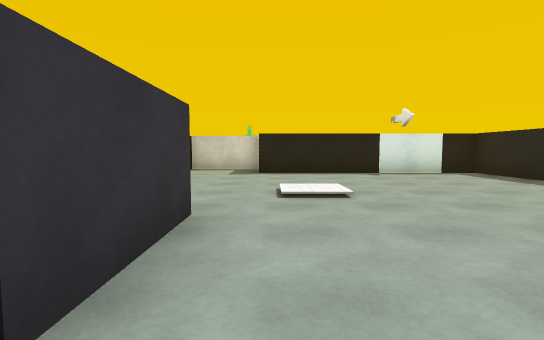
View 1 (above)

13 first-person views from a walk through a 3-D level made in the Unity game engine. The camera is 1.2 m above the floor, tilts 4° down and sees 85° across. The floor is counted in squares, 2 m on a side. Each view is taken from the middle of a square. On the plan, view 1 faces up. The plan holds only what a view shows up to about 9 squares ahead; the rest is blank. The place goes on beyond the plan. The player is left out. Some animated figures are not drawn. Surface patterns are stand-ins for the level's own textures.

View 2
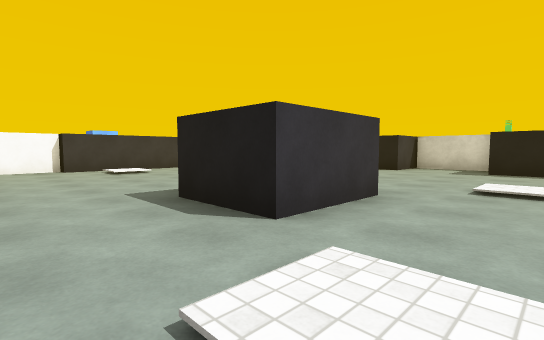

View 3
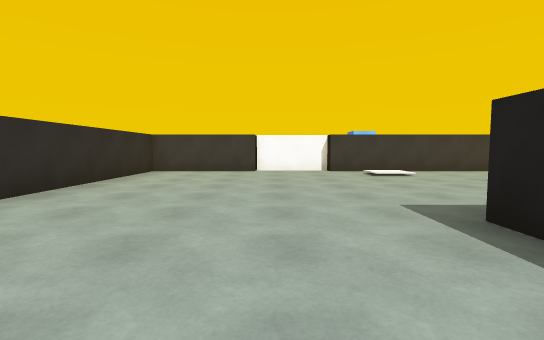

View 4
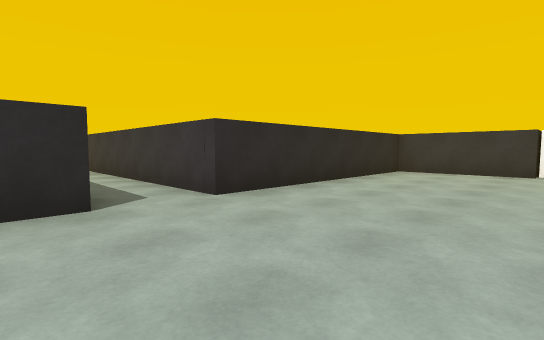

View 5
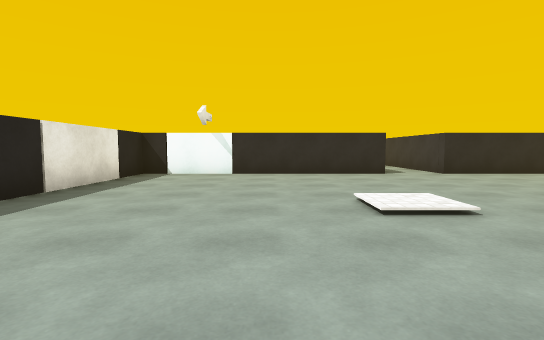

View 6
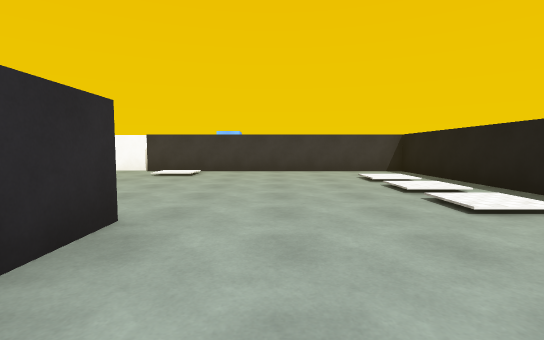

View 7
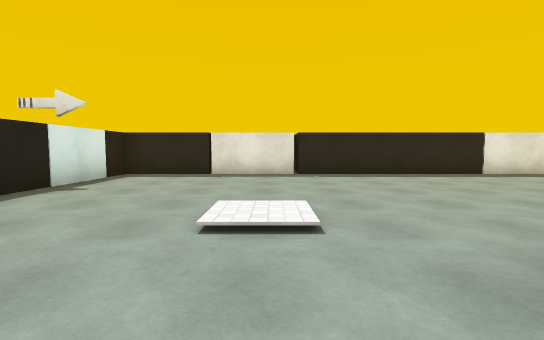

View 8
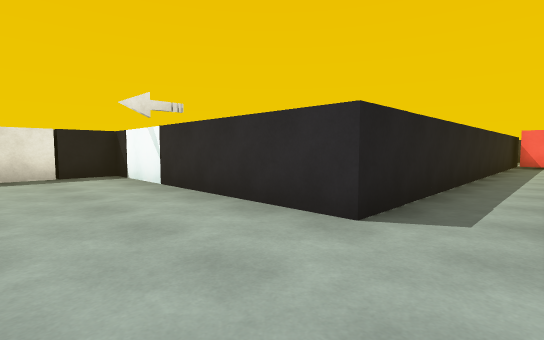

View 9
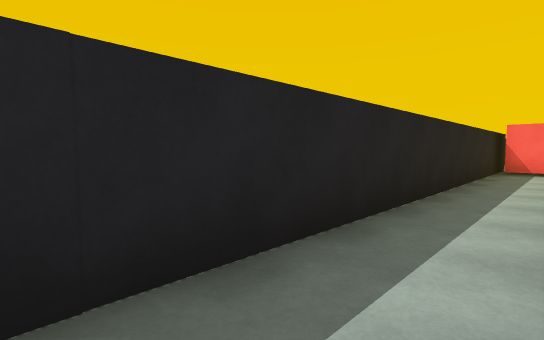

View 10
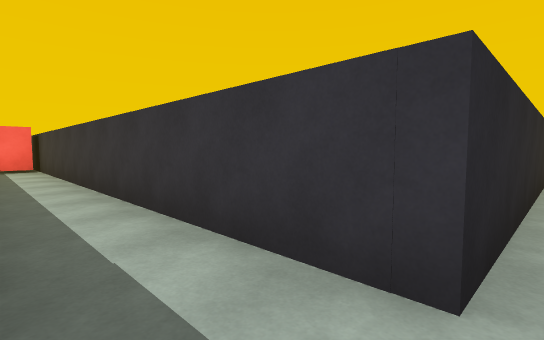

View 11
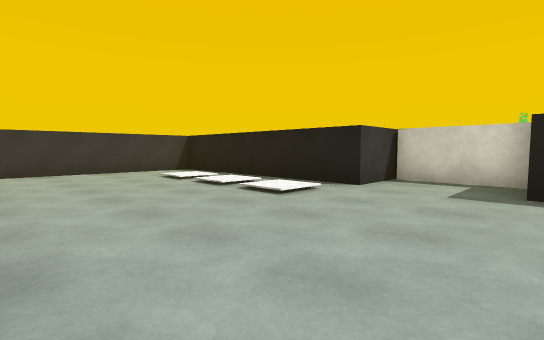

View 12
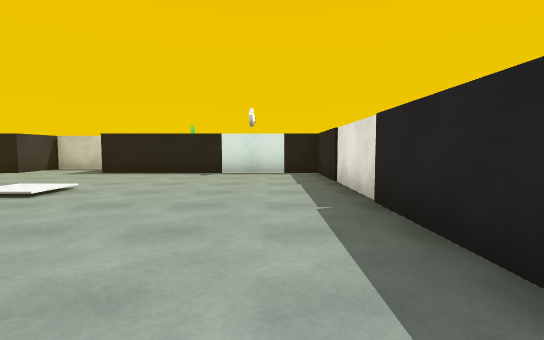

View 13
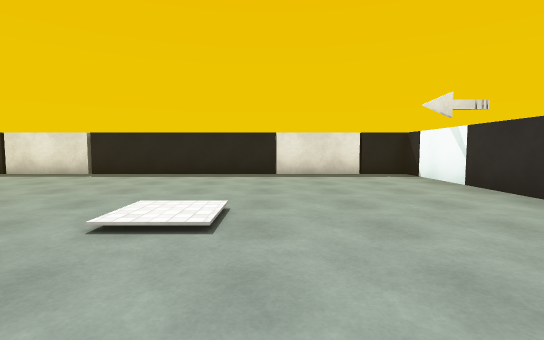

### Floor plan
Key: @ floor where view 1 was taken; # wall or solid block; . floor; / step, stairs or slope; O other object.
Columns run from 9 left of view 1 to 6 right of it. Each row starts with its distance up from view 1.
  9       ####
  8  ######..###OO##
  7  #.............#
  6  #.////........#
  5  #.............#
  4  #.......//....#
  3  #.............#
  2  #/....##......#
  1 ##.....##......#
  0 #........@/....#
 -1 #..............#
 -2 ##.............#
 -3  #.............#
 -4  #.............#
 -5  ######..####O##
 -6       #..#
 -7       #..#
 -8       #..#
 -9       #..#
-10       #..#
-11       #..#
-12       #..#
-13       #..#
-14        OO
-15        #O

Positions as (right, up) in squares from view 1, and headings:
1: (0, 0), facing up
2: (1, -1), facing up-left
3: (0, -1), facing left
4: (0, -1), facing down-left
5: (2, 3), facing down
6: (0, 4), facing left
7: (-2, 4), facing right
8: (-2, -2), facing down-right
9: (-2, -5), facing down-right
10: (-1, -4), facing down-left
11: (0, 3), facing up-left
12: (4, 0), facing up
13: (-2, -1), facing right
